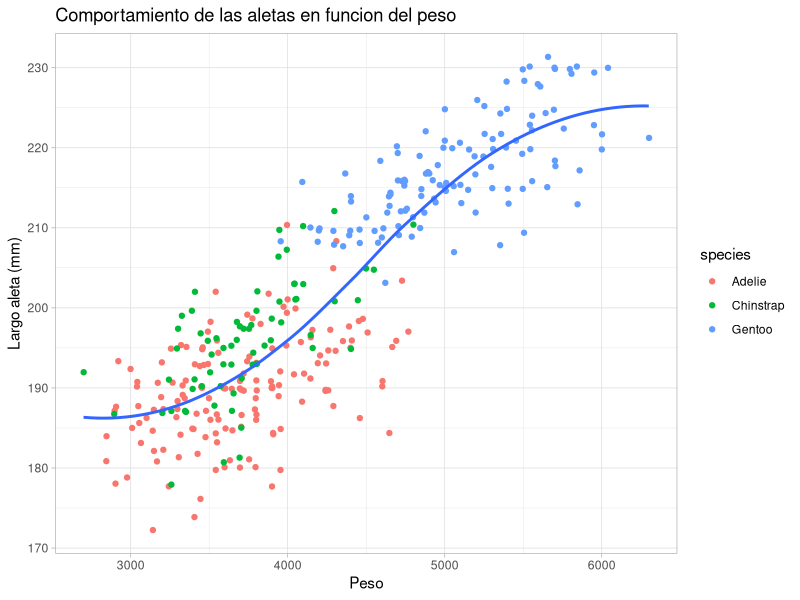
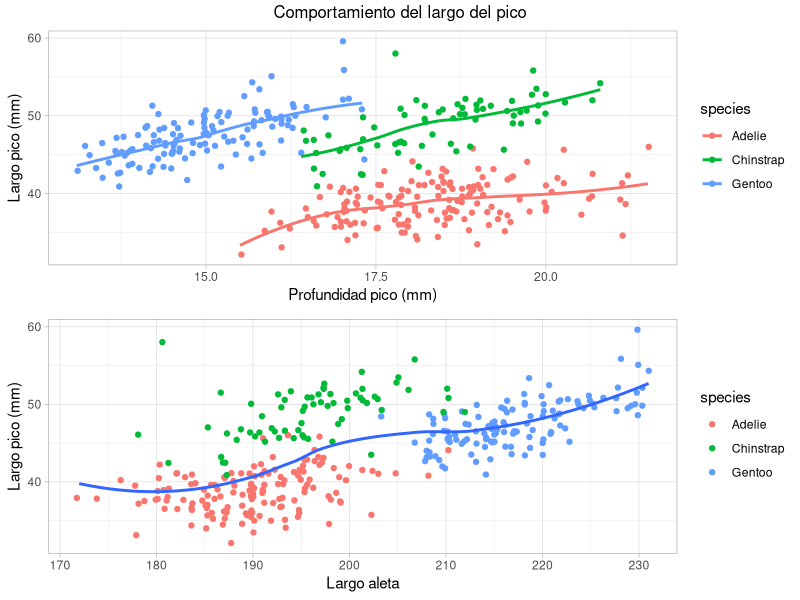
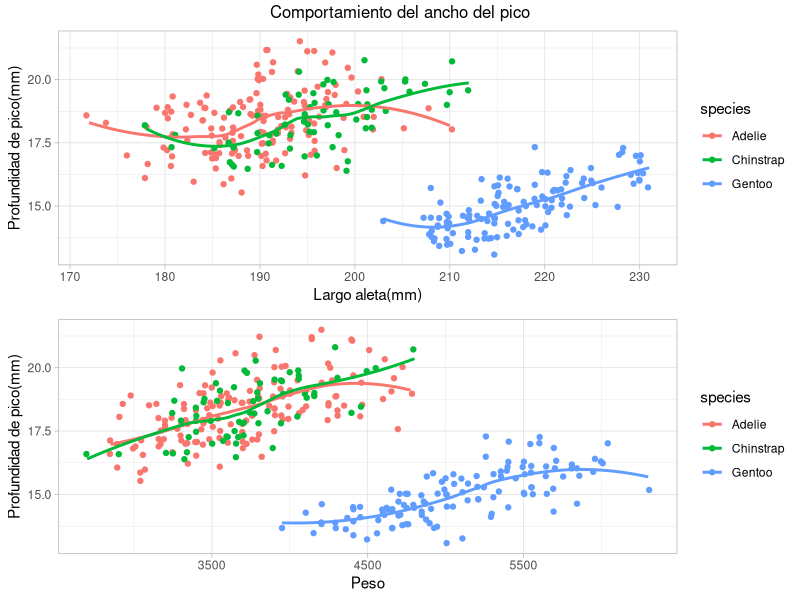
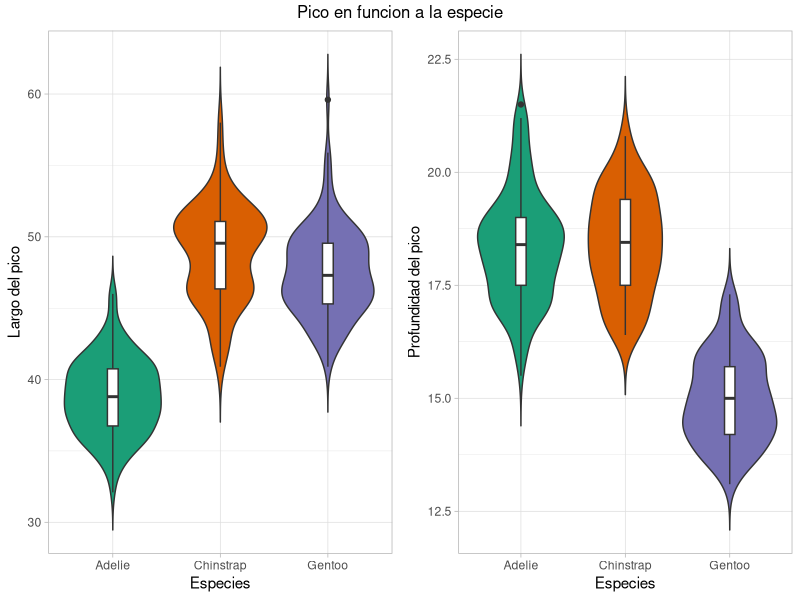
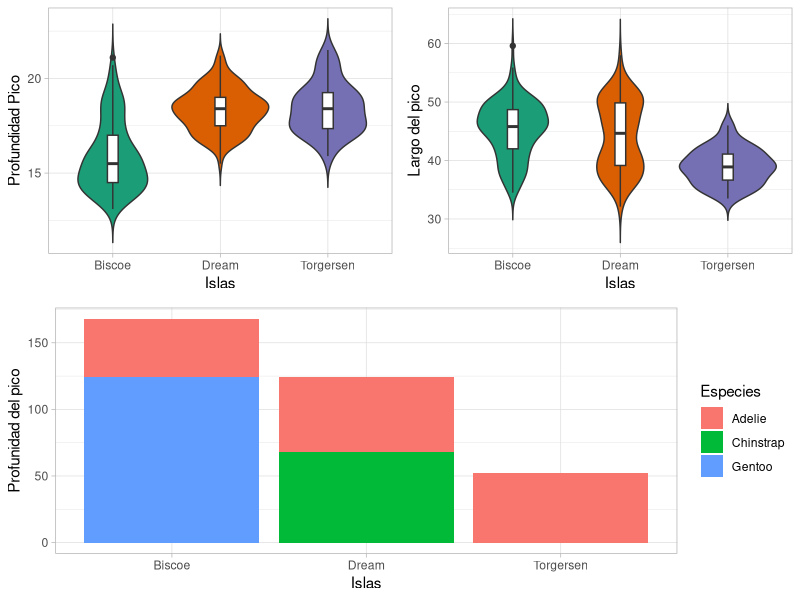
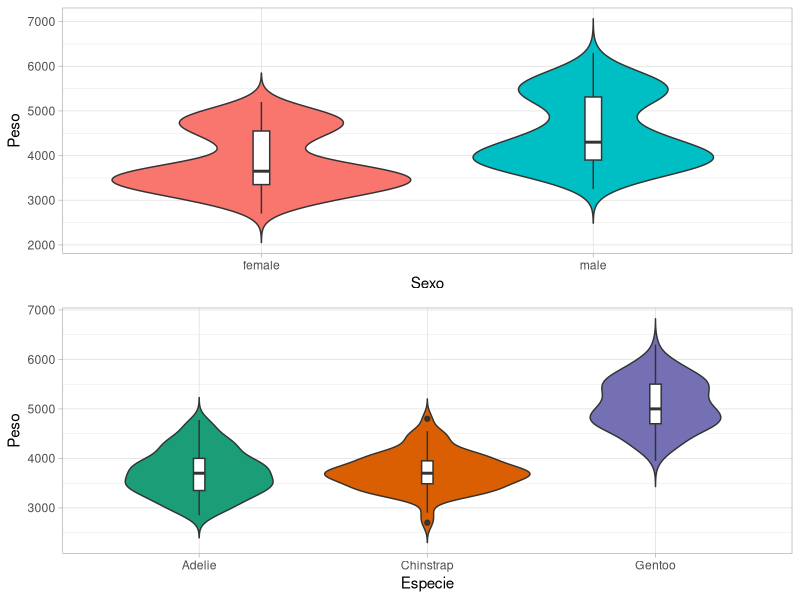

Here is the R script that generated these plots, in order:
## ---- chunk 1
knitr::opts_chunk$set(echo = TRUE)
knitr::opts_chunk$set(warning = FALSE, message = FALSE) 
## ---- chunk 2
library(ggplot2)
library(GGally)
library(gridExtra)
library(rmarkdown)
pengu <- palmerpenguins::penguins
paged_table(pengu)
## ---- chunk 3
ggplot(data=pengu,aes(x=body_mass_g,y=flipper_length_mm,color = species))+
  geom_jitter()+
  geom_smooth(se =F,inherit.aes = F,aes(x=body_mass_g,y=flipper_length_mm))+
  ggtitle("Comportamiento de las aletas en funcion del peso")+
  xlab("Peso")+
  ylab("Largo aleta (mm)")+
  theme(plot.title = element_text(hjust = 0.5))+theme_light()
  
## ---- chunk 4

f1 <- ggplot(data=pengu,aes(x=bill_depth_mm,y=bill_length_mm,color = species ))+
  geom_jitter()+
  geom_smooth(se=F)+
  theme(plot.title = element_text(hjust = 0.5))+theme_light()+
  xlab("Profundidad pico (mm)")+
  ylab("Largo pico (mm)")

f2 <- ggplot(data=pengu,aes(x=flipper_length_mm,y=bill_length_mm,color = species ))+
  geom_jitter()+
  geom_smooth(se =F,inherit.aes = F,aes(x=flipper_length_mm,y=bill_length_mm))+
  theme_light()+
  xlab("Largo aleta")+
  ylab("Largo pico (mm)")


grid.arrange(f1,f2,ncol =1,nrow=2,top="Comportamiento del largo del pico")
## ---- chunk 5

g1 <- ggplot(data=pengu,aes(x=flipper_length_mm,y=bill_depth_mm,color = species ))+
  geom_jitter()+
  geom_smooth(se=F)+
  theme(plot.title = element_text(hjust = 0.5))+theme_light()+
  xlab("Largo aleta(mm)")+
  ylab("Profundidad de pico(mm)")


g2 <- ggplot(data=pengu,aes(x=body_mass_g,y=bill_depth_mm,color = species ))+
  geom_jitter()+
  geom_smooth(se=F)+
  theme_light()+
  xlab("Peso")+
  ylab("Profundidad de pico(mm)")

grid.arrange(g1,g2,ncol=1,nrow=2,top="Comportamiento del ancho del pico")
## ---- chunk 6
g3 <-  ggplot(data = pengu, aes(x = species,y=bill_length_mm,fill = species)) +
  geom_violin(trim = FALSE,)+
  scale_fill_brewer(palette="Dark2") + theme_light()+
  geom_boxplot(width=0.1, fill="white")+
  theme_light()+xlab("Especies")+ylab("Largo del pico")+theme(legend.position = "none")
  

g4 <- ggplot(data = pengu, aes(x = species,y=bill_depth_mm,fill = species)) +
  geom_violin(trim = FALSE) +
  scale_fill_brewer(palette="Dark2") + theme_light()+
  geom_boxplot(width=0.1, fill="white")+
  theme(plot.title = element_text(hjust = 0.5))+theme_light()+ xlab("Especies")+ylab("Profundidad del pico")+theme(legend.position = "none")

grid.arrange(g3,g4,ncol=2,nrow=1,top="Pico en funcion a la especie")
## ---- chunk 7
tablaEspecies <- as.data.frame(table(pengu$species,pengu$island))


g5 <- ggplot(data=tablaEspecies, aes(x=Var2,y=Freq,fill=Var1))+
  geom_bar(stat = "identity")+
  scale_fill_brewer(palette="Dark2") + theme_light()+
  xlab("Islas")+ylab("Profunidad del pico")+scale_fill_discrete(name = "Especies")

g6 <- ggplot(data = pengu, aes(x = island,y=bill_length_mm,fill = island)) +
  geom_violin(trim = F)+
  scale_fill_brewer(palette="Dark2") + theme_light()+
  geom_boxplot(width=0.1, fill="white")+
  xlab("Islas")+ylab("Largo del pico")+theme(legend.position = "none")

g7 <- ggplot(data = pengu, aes(x = island,y=bill_depth_mm,fill = island)) +
  geom_violin(trim = F)+
  scale_fill_brewer(palette="Dark2") + theme_light()+
  geom_boxplot(width=0.1, fill="white")+xlab("Islas")+ylab("Profundidad Pico")+theme(legend.position = "none")

grid.arrange(arrangeGrob(g7,g6,ncol=2,nrow=1),g5,ncol =1,nrow = 2)
## ---- chunk 8
p5 <- ggplot(data = subset(pengu,!is.na(sex)), aes(x = sex,y=body_mass_g,fill = sex)) +
  geom_violin(trim=F)+
  theme_light()+
  geom_boxplot(width=0.05, fill="white")+xlab("Sexo")+ylab("Peso") +theme(legend.position = "none")
#Usamos subset para remover los na del grafico. Solo es para hacer un select del data frame.


p6 <- ggplot(data = pengu, aes(x = species,y=body_mass_g,fill = species)) +
   geom_violin(trim = F)+
  scale_fill_brewer(palette="Dark2") + theme_light()+
  geom_boxplot(width=0.05, fill="white")+theme(legend.position = "none")+xlab("Especie")+ylab("Peso")

grid.arrange(p5,p6,ncol=1,nrow=2)
